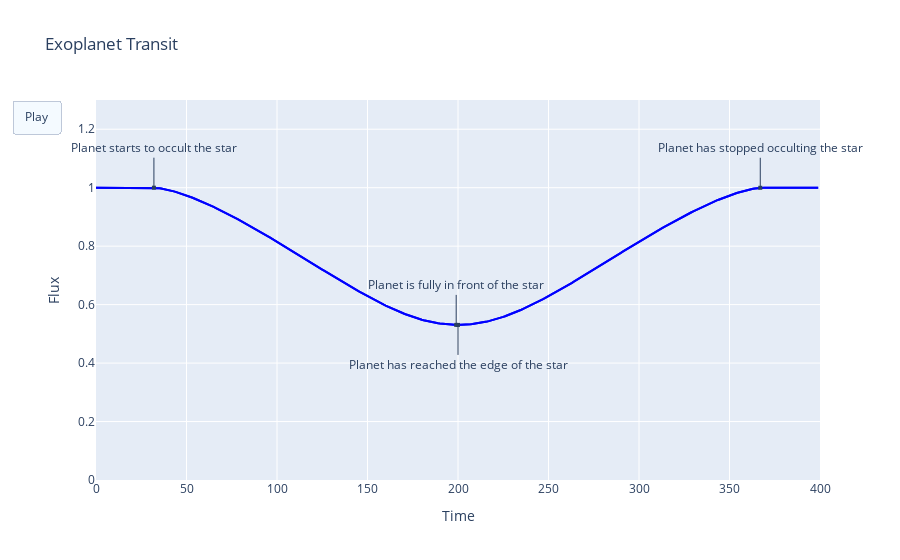

The code cell stored with this chart in its notebook:
### Code cell
import plotly.express as px
import plotly.graph_objects as go
import plotly

from plotly.offline import init_notebook_mode
init_notebook_mode(connected = True)

fig = go.Figure(
    data=[go.Scatter(x=dfs.time.values, y=dfs.flux.values,
                     mode="lines",
                     name="Imaginary Planet",
                     line=dict(width=2, color="blue")),
          go.Scatter(x=dfs.time.values, y=dfs.flux.values,
                     mode="lines",
                     name="Light from a Star",
                     line=dict(width=2, color="blue"))],
    layout=go.Layout(
        xaxis=dict(range=[0, imsize[0]], autorange=False, zeroline=False),
        yaxis=dict(range=[0, 1.3], autorange=False, zeroline=False),
        title_text="Exoplanet Transit", hovermode="closest",
        xaxis_title='Time',
        yaxis_title='Flux',
        updatemenus=[dict(type="buttons",
                          buttons=[dict(label="Play",
                                        method="animate",
                                        args=[None])])]),
    frames=[go.Frame(
        data=[go.Scatter(
            x=[dfs.time.values[::5][k]],
            y=[dfs.flux.values[::5][k]],
            mode="markers",
            marker=dict(color="red", size=10))])

        for k in range(dfs.time.values[::5].shape[0])]
)

fig.update_layout(
    showlegend=False,
    annotations=[
        dict(
            x=time[first_dip],
            y=flux[first_dip],
            xref="x",
            yref="y",
            text="Planet starts to occult the star",
            showarrow=True,
            arrowhead=7,
            ax=0,
            ay=-40
        ),        
        dict(
            x=time[first_full],
            y=flux[first_full],
            xref="x",
            yref="y",
            text="Planet is fully in front of the star",
            showarrow=True,
            arrowhead=7,
            ax=0,
            ay=-40
        ), 
        dict(
            x=time[sec_dip],
            y=flux[sec_dip],
            xref="x",
            yref="y",
            text="Planet has reached the edge of the star",
            showarrow=True,
            arrowhead=7,
            ax=0,
            ay=40,
            
        ),
        dict(
            x=time[sec_full],
            y=flux[sec_full],
            xref="x",
            yref="y",
            text="Planet has stopped occulting the star",
            showarrow=True,
            arrowhead=7,
            ax=0,
            ay=-40
        )
    ]
)

fig

### Figure 1 — Plotly figure (JSON) as saved in the notebook; plotly's stock layout.template omitted (floating-point values rounded to 4 significant figures; data arrays with more than 128 entries replaced by an {"elided": "..."} marker saying what was removed)
{"data": [{"line": {"color": "blue", "width": 2}, "mode": "lines", "name": "Imaginary Planet", "type": "scatter", "x": {"elided": "400 int values"}, "y": {"elided": "400 float values"}}, {"line": {"color": "blue", "width": 2}, "mode": "lines", "name": "Light from a Star", "type": "scatter", "x": {"elided": "400 int values"}, "y": {"elided": "400 float values"}}], "layout": {"annotations": [{"arrowhead": 7, "ax": 0, "ay": -40, "showarrow": true, "text": "Planet starts to occult the star", "x": 32, "xref": "x", "y": 1, "yref": "y"}, {"arrowhead": 7, "ax": 0, "ay": -40, "showarrow": true, "text": "Planet is fully in front of the star", "x": 199, "xref": "x", "y": 0.5306, "yref": "y"}, {"arrowhead": 7, "ax": 0, "ay": 40, "showarrow": true, "text": "Planet has reached the edge of the star", "x": 200, "xref": "x", "y": 0.5306, "yref": "y"}, {"arrowhead": 7, "ax": 0, "ay": -40, "showarrow": true, "text": "Planet has stopped occulting the star", "x": 367, "xref": "x", "y": 0.9997, "yref": "y"}], "hovermode": "closest", "showlegend": false, "title": {"text": "Exoplanet Transit"}, "updatemenus": [{"buttons": [{"args": [null], "label": "Play", "method": "animate"}], "type": "buttons"}], "xaxis": {"autorange": false, "range": [0, 400], "title": {"text": "Time"}, "zeroline": false}, "yaxis": {"autorange": false, "range": [0, 1.3], "title": {"text": "Flux"}, "zeroline": false}}}
